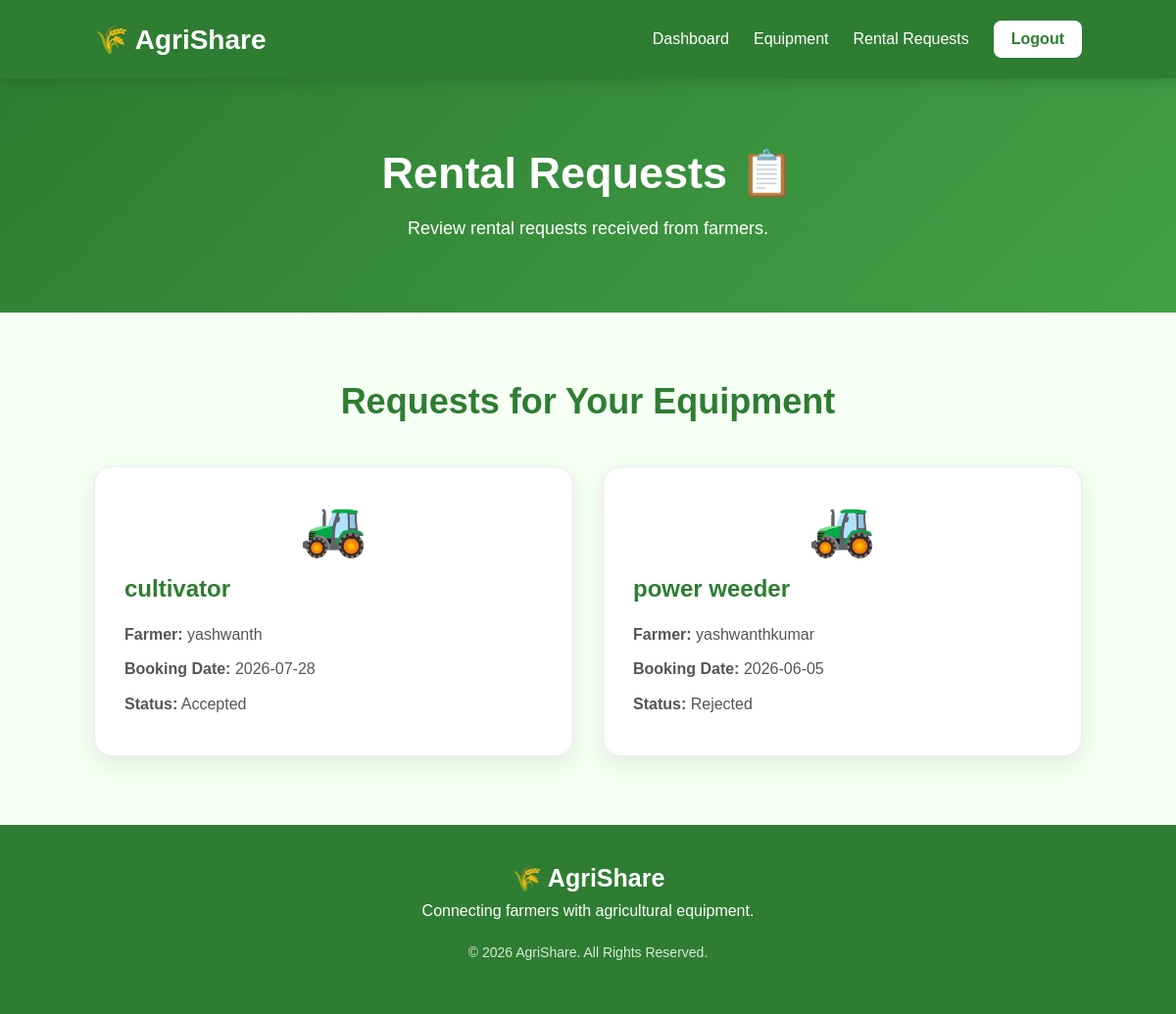
Screenshot of /owner_requests (signed in) with the database file from the repository.
### tables this page shows
CREATE TABLE bookings(
    id INTEGER PRIMARY KEY AUTOINCREMENT,
    equipment_id INTEGER,
    farmer_name TEXT,
    booking_date TEXT
, status TEXT DEFAULT 'Pending', farmer_email TEXT);

CREATE TABLE equipment(
        id INTEGER PRIMARY KEY AUTOINCREMENT,
        name TEXT,
        category TEXT,
        description TEXT,
        price INTEGER,
        location TEXT
    , owner_email TEXT);

### app.py (the view)
@app.route("/owner_requests")
def owner_requests():
    if "email" not in session or session.get("role") != "owner":
        return redirect("/login")
    conn = sqlite3.connect("agrishare.db")
    cursor = conn.cursor()
    cursor.execute("""
        SELECT bookings.id,
               equipment.name,
               bookings.farmer_name,
               bookings.booking_date,
               bookings.status
        FROM bookings
        JOIN equipment
        ON bookings.equipment_id = equipment.id
        WHERE equipment.owner_email=?
    """,
    (session["email"],))
    requests = cursor.fetchall()
    conn.close()
    return render_template(
        "owner_requests.html",
        requests=requests
    )

### templates/owner_requests.html (shortened to what this page needs)
<!DOCTYPE html>
<html lang="en">
<head>
    <link rel="stylesheet"
          href="{{ url_for('static', filename='css/style.css') }}">
</head>
<body class="dashboard-body">
    <nav class="dashboard-navbar">
        <div class="dashboard-logo">
            🌾 AgriShare
        </div>
        <div class="dashboard-links">
            <a href="/owner_dashboard">Dashboard</a>
            <a href="/dashboard">Equipment</a>
            <a href="/owner_requests">Rental Requests</a>
            <a href="/logout" class="logout-btn">Logout</a>
        </div>
    </nav>
    <section class="dashboard-hero">
        <div>
            <h1>Rental Requests 📋</h1>
            <p>
                Review rental requests received from farmers.
            </p>
        </div>
    </section>
    <section class="equipment-section">
        <div class="section-heading">
            <h2>Requests for Your Equipment</h2>
        </div>
        <div class="equipment-grid">
            {% for item in requests %}
            <div class="equipment-card">
                <div class="equipment-icon">
                    🚜
                </div>
                <h3>{{ item[1] }}</h3>
                <p>
                    <strong>Farmer:</strong>
                    {{ item[2] }}
                </p>
                <p>
                    <strong>Booking Date:</strong>
                    {{ item[3] }}
                </p>
                <p>
                    <strong>Status:</strong>
                    {{ item[4] }}
                </p>
            </div>
            {% endfor %}
        </div>
    </section>
    <footer class="dashboard-footer">
        <h3>🌾 AgriShare</h3>
        <p>
            Connecting farmers with agricultural equipment.
        </p>
        <p class="copyright">
            © 2026 AgriShare. All Rights Reserved.
        </p>
    </footer>
</body>
</html>

### static/css/style.css (style rules this page uses)
* { margin:0; padding:0; box-sizing:border-box; font-family:'Poppins', sans-serif; }
body { background:linear-gradient(to right,#F8FFF7,#ECF8EC); color:#333; }
.copyright { text-align:center; font-size:15px; color:#e0e0e0; }
.dashboard-body { background: #f5fff4; color: #333; padding-top: 80px; }
.dashboard-navbar { position: fixed; top: 0; left: 0; width: 100%; height: 80px; background: #2E7D32; display: flex; justify-content: space-between; align-items: center; padding: 0 8%; box-sizing: border-box; z-index: 1000; box-shadow: 0 3px 15px rgba(0,0,0,0.15); }
.dashboard-logo { color: white; font-size: 28px; font-weight: 700; }
.dashboard-links { display: flex; align-items: center; gap: 25px; }
.dashboard-links a { color: white; text-decoration: none; font-weight: 500; transition: 0.3s; }
.dashboard-links .logout-btn { background: white; color: #2E7D32; padding: 10px 18px; border-radius: 8px; font-weight: 600; }
.dashboard-hero { background: linear-gradient( 135deg, #2E7D32, #43A047 ); color: white; padding: 70px 8%; text-align: center; }
.dashboard-hero h1 { font-size: 45px; margin-bottom: 15px; }
.dashboard-hero p { font-size: 18px; line-height: 1.7; }
.equipment-section { padding: 70px 8%; }
.section-heading { text-align: center; margin-bottom: 45px; }
.section-heading h2 { color: #2E7D32; font-size: 36px; margin-bottom: 10px; }
.equipment-grid { display: grid; grid-template-columns: repeat(auto-fit, minmax(280px, 1fr)); gap: 30px; }
.equipment-card { background: white; padding: 30px; border-radius: 18px; box-shadow: 0 8px 25px rgba(0,0,0,0.08); transition: 0.3s; border: 1px solid #e5eee5; }
.equipment-icon { font-size: 55px; text-align: center; margin-bottom: 15px; }
.equipment-card h3 { color: #2E7D32; font-size: 24px; margin-bottom: 20px; }
.equipment-card p { color: #555; line-height: 1.6; margin-bottom: 10px; }
.dashboard-footer { background: #2E7D32; color: white; text-align: center; padding: 40px 8%; }
.dashboard-footer h3 { font-size: 25px; margin-bottom: 10px; }
.dashboard-footer p { margin-bottom: 15px; }
.dashboard-footer .copyright { font-size: 14px; color: #d8ead8; margin-top: 25px; }

### rows the page displays
bookings: name "cultivator", farmer_name "yashwanth", booking_date "2026-07-28", status "Accepted"
bookings: name "power weeder", farmer_name "yashwanthkumar", booking_date "2026-06-05", status "Rejected"
